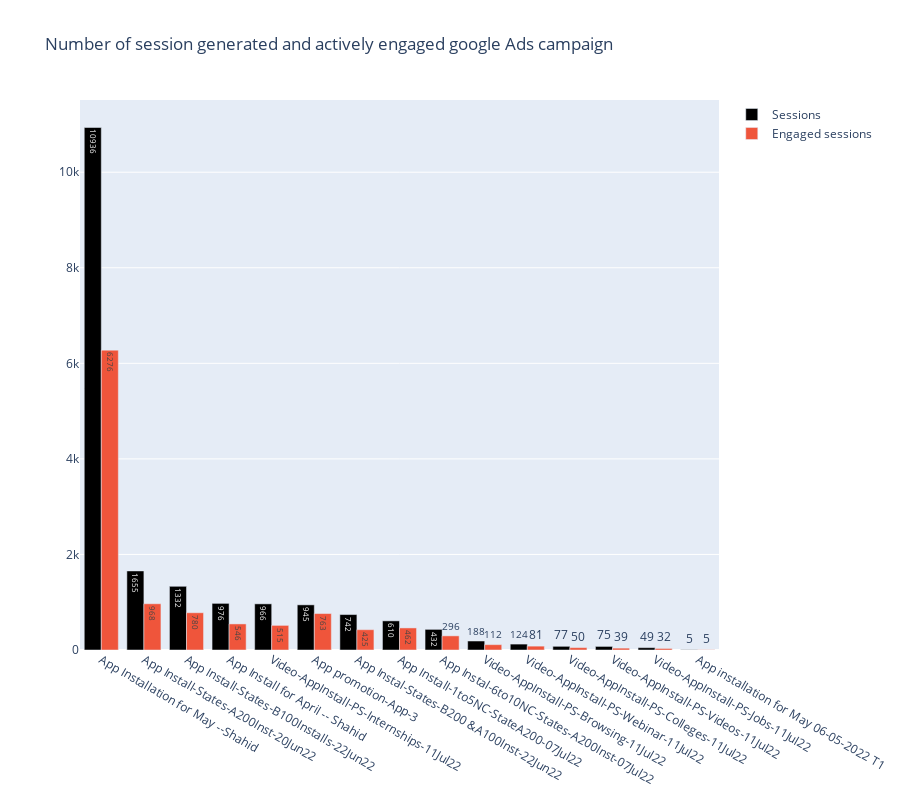

Here is the notebook cell this chart was saved with:
### Markdown cell above
#  The total number of sessions generated by the Google Ads campaign and The number of sessions where users were actively engaged

### Code cell
bar1 = go.Bar(x=google_Ads_Report['Session Google Ads campaign'],
              y=google_Ads_Report["Sessions"],
              text=google_Ads_Report["Sessions"],
              textposition="auto",
              name="Sessions",
              marker=dict(color='black'))

bar2 = go.Bar(x=google_Ads_Report['Session Google Ads campaign'],
              y=google_Ads_Report["Engaged sessions"],
              text=google_Ads_Report["Engaged sessions"],
              textposition="auto",
              name="Engaged sessions")

layout = go.Layout(title="Number of session generated and actively engaged google Ads campaign", height=800)

fig=go.Figure(data=[bar1,bar2],layout=layout)

fig.show()

### Figure 1 — Plotly figure (JSON) as saved in the notebook; plotly's stock layout.template omitted (floating-point values rounded to 4 significant figures)
{"data": [{"marker": {"color": "black"}, "name": "Sessions", "text": [10936, 1655, 1332, 976, 966, 945, 742, 610, 432, 188, 124, 77, 75, 49, 5], "textposition": "auto", "type": "bar", "x": ["App Installation for May --Shahid", "App Install-States-A200Inst-20Jun22", "App Install-States-B100Installs-22Jun22", "App Install for April -- Shahid", "Video-AppInstall-PS-Internships-11Jul22", "App promotion-App-3", "App Instal-States-B200 &A100Inst-22Jun22", "App Install-1to5NC-StateA200-07Jul22", "App Instal-6to10NC-States-A200Inst-07Jul22", "Video-AppInstall-PS-Browsing-11Jul22", "Video-AppInstall-PS-Webinar-11Jul22", "Video-AppInstall-PS-Colleges-11Jul22", "Video-AppInstall-PS-Videos-11Jul22", "Video-AppInstall-PS-Jobs-11Jul22", "App installation for May 06-05-2022 T1"], "y": [10936, 1655, 1332, 976, 966, 945, 742, 610, 432, 188, 124, 77, 75, 49, 5]}, {"name": "Engaged sessions", "text": [6276, 968, 780, 546, 515, 763, 425, 462, 296, 112, 81, 50, 39, 32, 5], "textposition": "auto", "type": "bar", "x": ["App Installation for May --Shahid", "App Install-States-A200Inst-20Jun22", "App Install-States-B100Installs-22Jun22", "App Install for April -- Shahid", "Video-AppInstall-PS-Internships-11Jul22", "App promotion-App-3", "App Instal-States-B200 &A100Inst-22Jun22", "App Install-1to5NC-StateA200-07Jul22", "App Instal-6to10NC-States-A200Inst-07Jul22", "Video-AppInstall-PS-Browsing-11Jul22", "Video-AppInstall-PS-Webinar-11Jul22", "Video-AppInstall-PS-Colleges-11Jul22", "Video-AppInstall-PS-Videos-11Jul22", "Video-AppInstall-PS-Jobs-11Jul22", "App installation for May 06-05-2022 T1"], "y": [6276, 968, 780, 546, 515, 763, 425, 462, 296, 112, 81, 50, 39, 32, 5]}], "layout": {"height": 800, "title": {"text": "Number of session generated and actively engaged google Ads campaign"}}}
